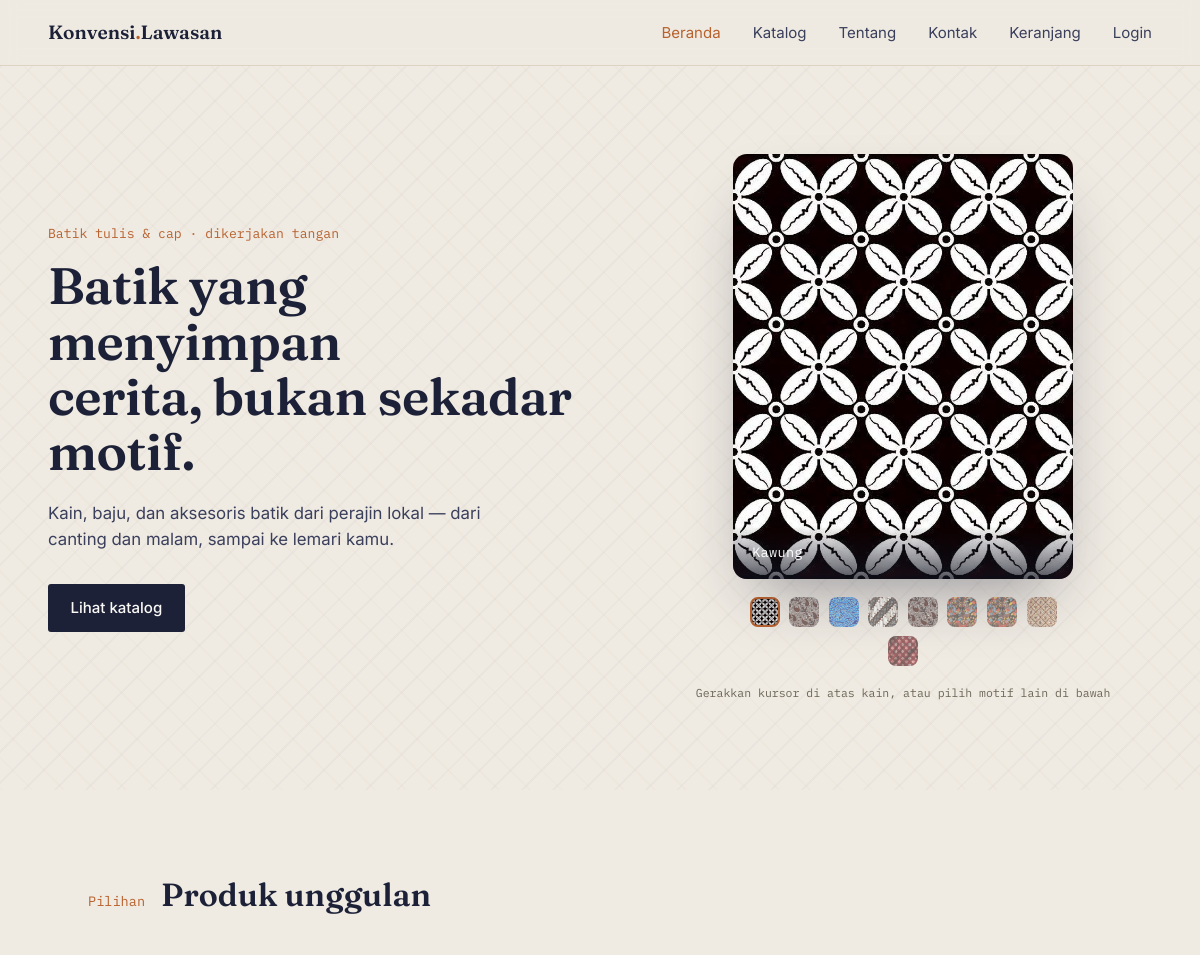
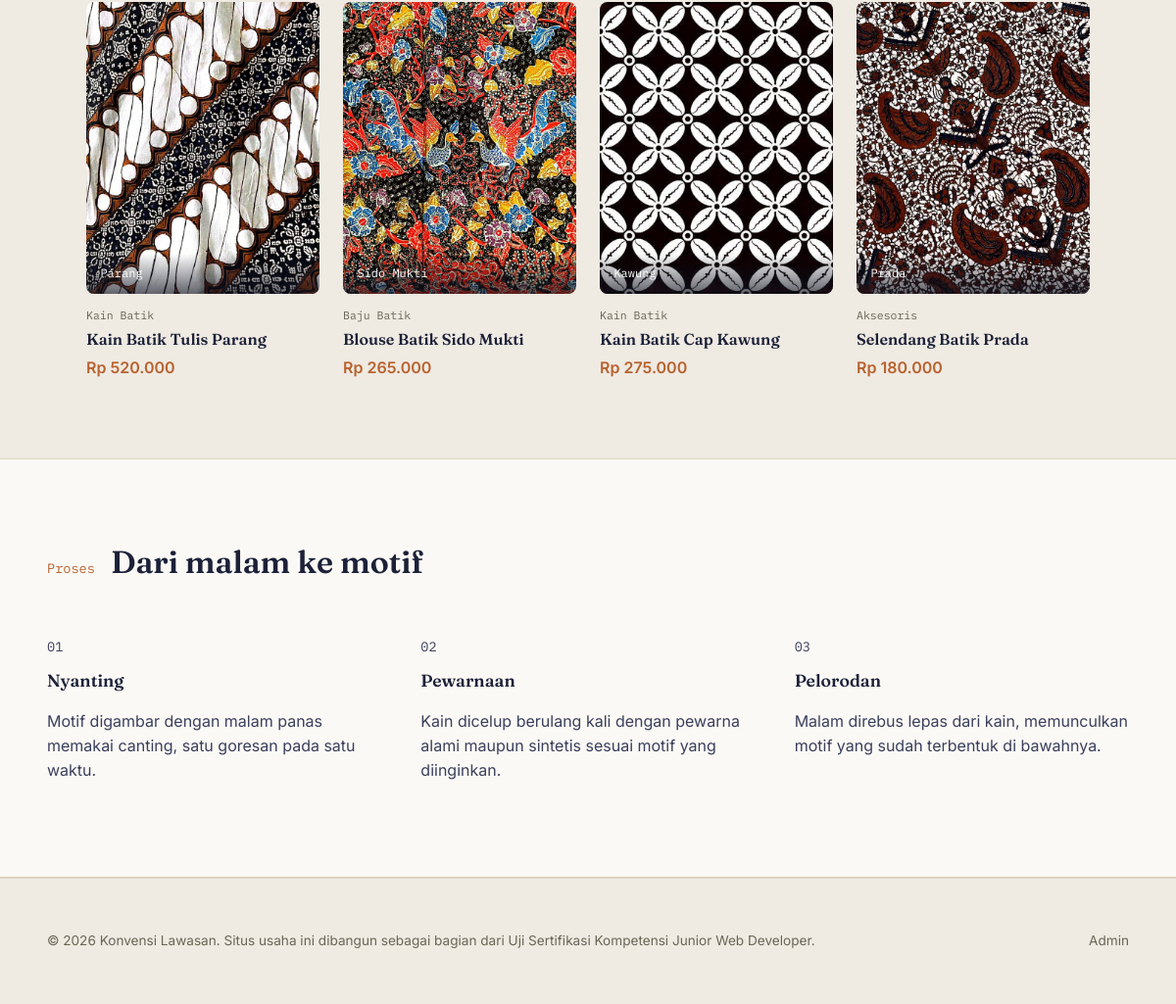
The page / on the database its author committed (2 pictures, top to bottom).
### tables this page shows
CREATE TABLE `produk` (
  `id` int(11) NOT NULL,
  `kategori_id` int(11) NOT NULL,
  `nama` varchar(120) NOT NULL,
  `motif` varchar(80) NOT NULL,
  `harga` decimal(12,2) NOT NULL,
  `stok` int(11) NOT NULL DEFAULT 0,
  `deskripsi` text DEFAULT NULL,
  `gambar` varchar(255) DEFAULT NULL,
  `dibuat_pada` timestamp NULL DEFAULT current_timestamp()
);

CREATE TABLE `kategori` (
  `id` int(11) NOT NULL,
  `nama` varchar(50) NOT NULL,
  `slug` varchar(50) NOT NULL
);

### includes/helpers.php (called while the page is built, shortened)
<?php
function rupiah(float $angka): string
{
    return 'Rp ' . number_format($angka, 0, ',', '.');
}
function gambarProduk(?string $gambar): string
{
    $file = $gambar ?: 'default.svg';
    return 'assets/images/produk/' . $file;
}

### index.php (the view, shortened to what this page needs)
<?php
require_once 'config/database.php';
require_once 'includes/helpers.php';
$unggulan = $pdo->query("
    SELECT p.*, k.nama AS kategori_nama
    FROM produk p
    JOIN kategori k ON k.id = p.kategori_id
    ORDER BY RAND()
    LIMIT 4
")->fetchAll();
$swatchRows = $pdo->query("
    SELECT motif, MIN(gambar) AS gambar
    FROM produk
    GROUP BY motif
    ORDER BY motif
")->fetchAll();
require_once 'includes/header.php';
?>
<header class="hero">
  <div class="hero__pattern" aria-hidden="true"></div>
  <div class="hero__text">
    <p class="hero__eyebrow">Batik tulis &amp; cap · dikerjakan tangan</p>
    <h1>Batik yang menyimpan<br>cerita, bukan sekadar motif.</h1>
    <p class="hero__lede">Kain, baju, dan aksesoris batik dari perajin lokal — dari canting dan malam, sampai ke lemari kamu.</p>
    <a href="katalog.php" class="btn btn--solid">Lihat katalog</a>
  </div>
  <div class="hero__swatch">
    <div class="kain-card" id="kainCard">
      <img src="<?= gambarProduk($swatchRows[0]['gambar'] ?? null) ?>" alt="Kain batik motif <?= htmlspecialchars($swatchRows[0]['motif'] ?? '') ?>" id="kainImg" class="kain-card__img">
      <span class="kain-card__label" id="kainLabel"><?= htmlspecialchars($swatchRows[0]['motif'] ?? '') ?></span>
    </div>
    <div class="kain-dots" id="kainDots">
      <?php foreach ($swatchRows as $i => $s): ?>
        <button type="button"
                class="kain-dot <?= $i === 0 ? 'is-active' : '' ?>"
                data-src="<?= gambarProduk($s['gambar']) ?>"
                data-motif="<?= htmlspecialchars($s['motif']) ?>"
                aria-label="Lihat motif <?= htmlspecialchars($s['motif']) ?>"></button>
      <?php endforeach; ?>
    </div>
    <p class="kain-hint">Gerakkan kursor di atas kain, atau pilih motif lain di bawah</p>
  </div>
</header>
<main>
  <section class="section">
    <div class="section__head">
      <p class="section__index">Pilihan</p>
      <h2>Produk unggulan</h2>
    </div>
    <div class="product-grid">
      <?php foreach ($unggulan as $p): ?>
        <a href="produk.php?id=<?= $p['id'] ?>" class="product-card">
          <div class="product-card__media">
            <img src="<?= gambarProduk($p['gambar']) ?>" alt="Motif <?= htmlspecialchars($p['motif']) ?>" loading="lazy">
            <span><?= htmlspecialchars($p['motif']) ?></span>
          </div>
          <p class="product-card__kategori"><?= htmlspecialchars($p['kategori_nama']) ?></p>
          <h3><?= htmlspecialchars($p['nama']) ?></h3>
          <p class="product-card__harga"><?= rupiah($p['harga']) ?></p>
        </a>
      <?php endforeach; ?>
    </div>
  </section>
  <section class="section section--muted">
    <div class="section__head">
      <p class="section__index">Proses</p>
      <h2>Dari malam ke motif</h2>
    </div>
    <div class="steps">
      <div class="steps__item">
        <p class="steps__num">01</p>
        <h3>Nyanting</h3>
        <p>Motif digambar dengan malam panas memakai canting, satu goresan pada satu waktu.</p>
      </div>
      <div class="steps__item">
        <p class="steps__num">02</p>
        <h3>Pewarnaan</h3>
        <p>Kain dicelup berulang kali dengan pewarna alami maupun sintetis sesuai motif yang diinginkan.</p>
      </div>
      <div class="steps__item">
        <p class="steps__num">03</p>
        <h3>Pelorodan</h3>
        <p>Malam direbus lepas dari kain, memunculkan motif yang sudah terbentuk di bawahnya.</p>
      </div>
    </div>
  </section>
</main>
<?php require_once 'includes/footer.php'; ?>

### rows shown on the page
produk: gambar (picture), motif "Parang", kategori.nama "Kain Batik", nama "Kain Batik Tulis Parang", harga "Rp 520.000"
produk: gambar (picture), motif "Sido Mukti", kategori.nama "Baju Batik", nama "Blouse Batik Sido Mukti", harga "Rp 265.000"
produk: gambar (picture), motif "Kawung", kategori.nama "Kain Batik", nama "Kain Batik Cap Kawung", harga "Rp 275.000"
produk: gambar (picture), motif "Prada", kategori.nama "Aksesoris", nama "Selendang Batik Prada", harga "Rp 180.000"

### other values the page prints
$swatchRows[0]['motif'] "Kawung"
